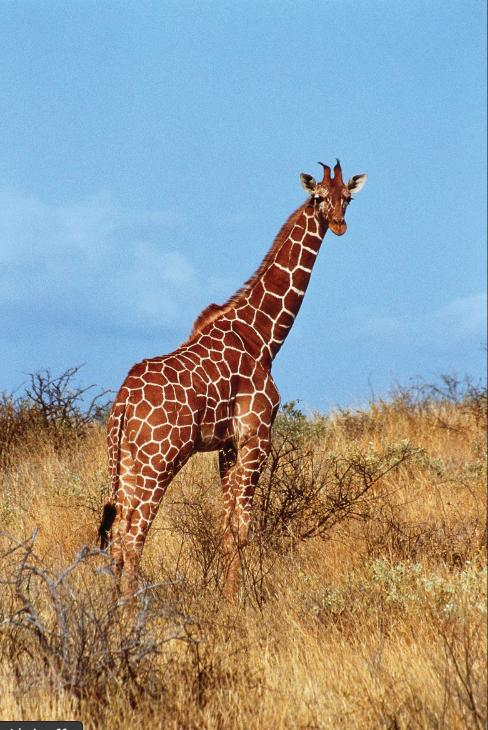
#> input picture ApplyingBlurFiltersAvarageGaussianMedian/giraffe.jpg, 488 x 730 px
$ jupyter execute work.ipynb
#> lines starting #> are read from the running program, lines starting #| are printed output that depends on the picture
Bluring    reduce noise   ,smoothing images
mesela bir zigzag çizgiyi düz bir çizgiye benzetebilir
blurring için farklı yöntemler var avarage blur meesela  o zigzagı düzelten gibi düşün
avarageda etrafın ortalaması alınıyor
gaussianda centera gittikçe weighted avaragelar artıyor
median blurda da medianı alıp koyuyo  gaussianda kernel  tek sayı olmak zorunda nedenini de açıkla

[cell 1]
import cv2
import matplotlib.pyplot as plt
import numpy as np

[cell 2]
image = cv2.imread("./giraffe.jpg")
#> image is the input picture: shape (730, 488, 3); mean B, G, R 151.3, 152.9, 149.2
image_rgb = cv2.cvtColor(image , cv2.COLOR_BGR2RGB)
image_grey = cv2.cvtColor(image , cv2.COLOR_BGR2GRAY)
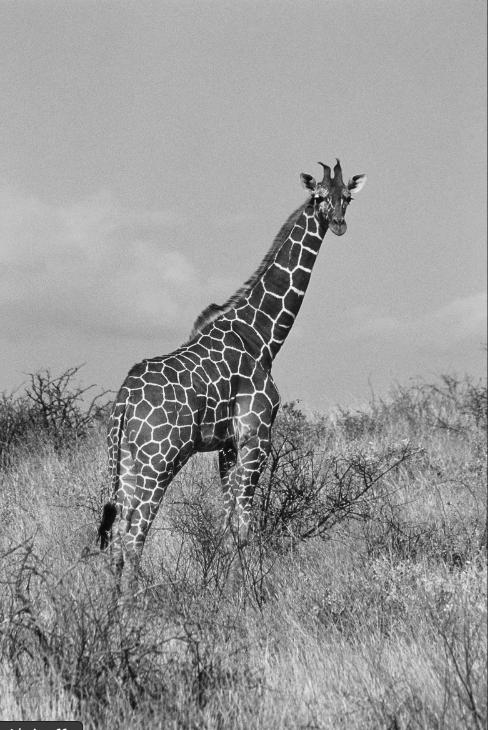
#> image_grey: shape (730, 488); min 3, max 254, mean 151.6
plt.imshow(image_grey , cmap="gray")

[cell 3]
kernel_s = 11


average_blur = cv2.blur( image_grey ,  (kernel_s ,  kernel_s))
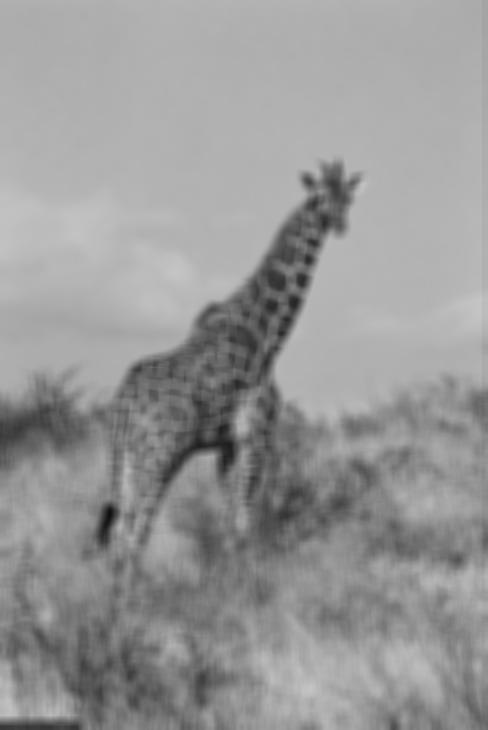
#> average_blur: shape (730, 488); min 15, max 197, mean 151.7

plt.imshow(average_blur , cmap="gray")

[cell 4]
gauss_blur = cv2.GaussianBlur(image_grey , ( kernel_s , kernel_s) ,10 , 0)    # sigma x ve sigmay üzerine oluyo
plt.imshow(gauss_blur ,   cmap="gray")

[cell 5]
median_blur = cv2.medianBlur(image_grey , 31 )  # 3 is kernel size  so it must be a square
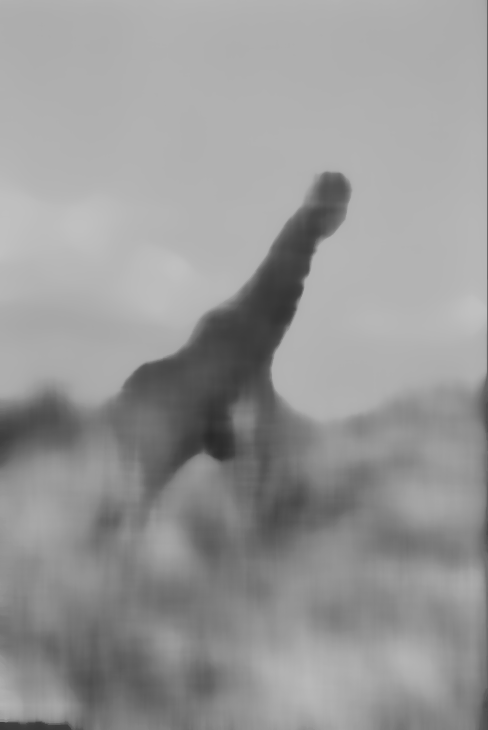
#> median_blur: shape (730, 488); min 41, max 192, mean 151.3
plt.imshow(median_blur , cmap="gray")

[cell 6]
plt.figure(figsize=(12,8) )
plt.subplot(2,2,1)
plt.title("original")
plt.imshow(image_rgb , cmap="gray")
plt.axis("off")
plt.subplot(2,2,2)
plt.title("average")
plt.imshow(average_blur , cmap="gray")
plt.axis("off")
plt.subplot(2,2,3)
plt.title("gaussian")
plt.imshow(gauss_blur , cmap="gray")
plt.axis("off")
plt.subplot(2,2,4)
plt.title("median")
plt.imshow(median_blur , cmap="gray")
plt.axis("off")
plt.tight_layout()
plt.show()
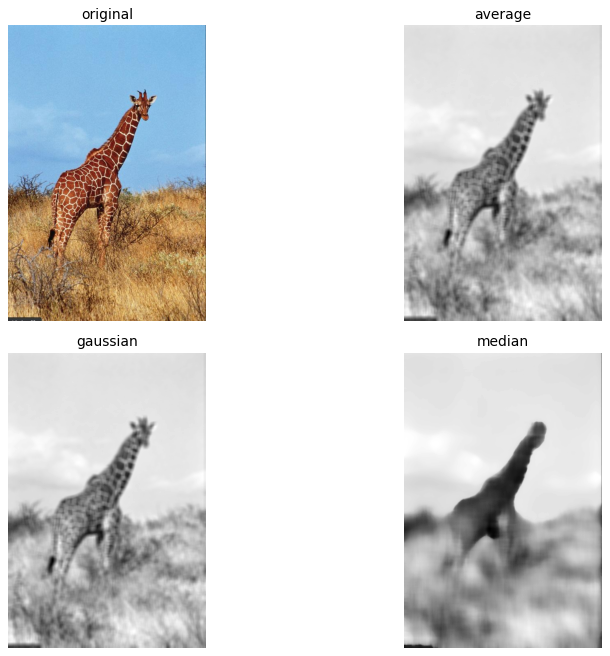
#> figure drawn by matplotlib, 4 panels
